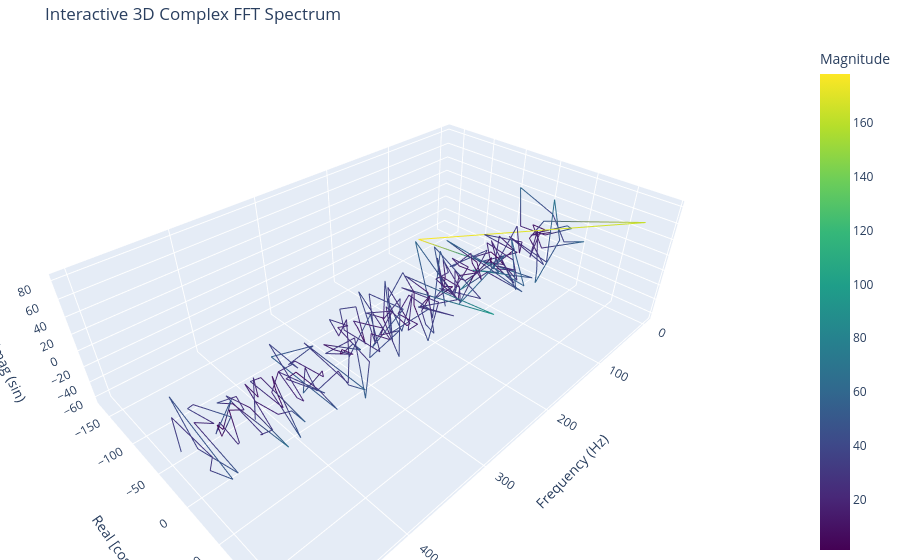

Notebook cell for this chart:
### Code cell
import numpy as np
import pandas as pd
import plotly.graph_objects as go
%pip install plotly

# Generate a sample noisy signal
Fs = 1000  # Sampling frequency
t = np.linspace(0, 1, Fs, endpoint=False)
clean_signal = np.sin(2 * np.pi * 50 * t) + 0.5 * np.sin(2 * np.pi * 120 * t)
noise = np.random.normal(0, 1.5, size=t.shape)
noisy_freq = clean_signal + noise

#Compute FFT
n = 512
fhat = np.fft.fft(noisy_freq, n)
frequencies = np.fft.fftfreq(n, d=1/Fs)

# Filter for the positive frequencies only to cleanly see the peaks
half_idx = frequencies >= 0
x_freq = frequencies[half_idx]
y_real = fhat.real[half_idx]
z_imag = fhat.imag[half_idx]
magnitude = np.abs(fhat)[half_idx]

# Package data into a Pandas DataFrame for Plotly Express
df = pd.DataFrame({
    'Frequency (Hz)': x_freq,
    'Real (cos)': y_real,
    'Imaginary (sin)': z_imag,
    'Magnitude': magnitude
})

# 4. Generate the dynamic 3D Line Plot
fig = go.Figure(
    data=[
        go.Scatter3d(
            x=df['Frequency (Hz)'],
            y=df['Real (cos)'],
            z=df['Imaginary (sin)'],
            mode='lines',
            line=dict(
                color=df['Magnitude'],
                colorscale='Viridis',
                showscale=True,
                colorbar=dict(title='Magnitude')
            )
        )
    ]
)
fig.update_layout(title='Interactive 3D Complex FFT Spectrum')

# Enhance layout controls for better 3D spinning interaction
fig.update_layout(
    scene=dict(
        xaxis_title='Frequency (Hz)',
        yaxis_title='Real [cos]',
        zaxis_title='Imag (sin)'
    ),
    margin=dict(l=0, r=0, b=0, t=40) # Maximize screen space
)

# Render graph in your browser or notebook
fig.show()

### Figure 1 — Plotly figure (JSON) as saved in the notebook; plotly's stock layout.template omitted (floating-point values rounded to 4 significant figures; data arrays with more than 128 entries replaced by an {"elided": "..."} marker saying what was removed)
{"data": [{"line": {"color": {"elided": "256 float values"}, "colorbar": {"title": {"text": "Magnitude"}}, "colorscale": [[0, "#440154"], [0.1111, "#482878"], [0.2222, "#3e4989"], [0.3333, "#31688e"], [0.4444, "#26828e"], [0.5556, "#1f9e89"], [0.6667, "#35b779"], [0.7778, "#6ece58"], [0.8889, "#b5de2b"], [1, "#fde725"]], "showscale": true}, "mode": "lines", "type": "scatter3d", "x": {"elided": "256 float values"}, "y": {"elided": "256 float values"}, "z": {"elided": "256 float values"}}], "layout": {"margin": {"b": 0, "l": 0, "r": 0, "t": 40}, "scene": {"xaxis": {"title": {"text": "Frequency (Hz)"}}, "yaxis": {"title": {"text": "Real [cos]"}}, "zaxis": {"title": {"text": "Imag (sin)"}}}, "title": {"text": "Interactive 3D Complex FFT Spectrum"}}}
